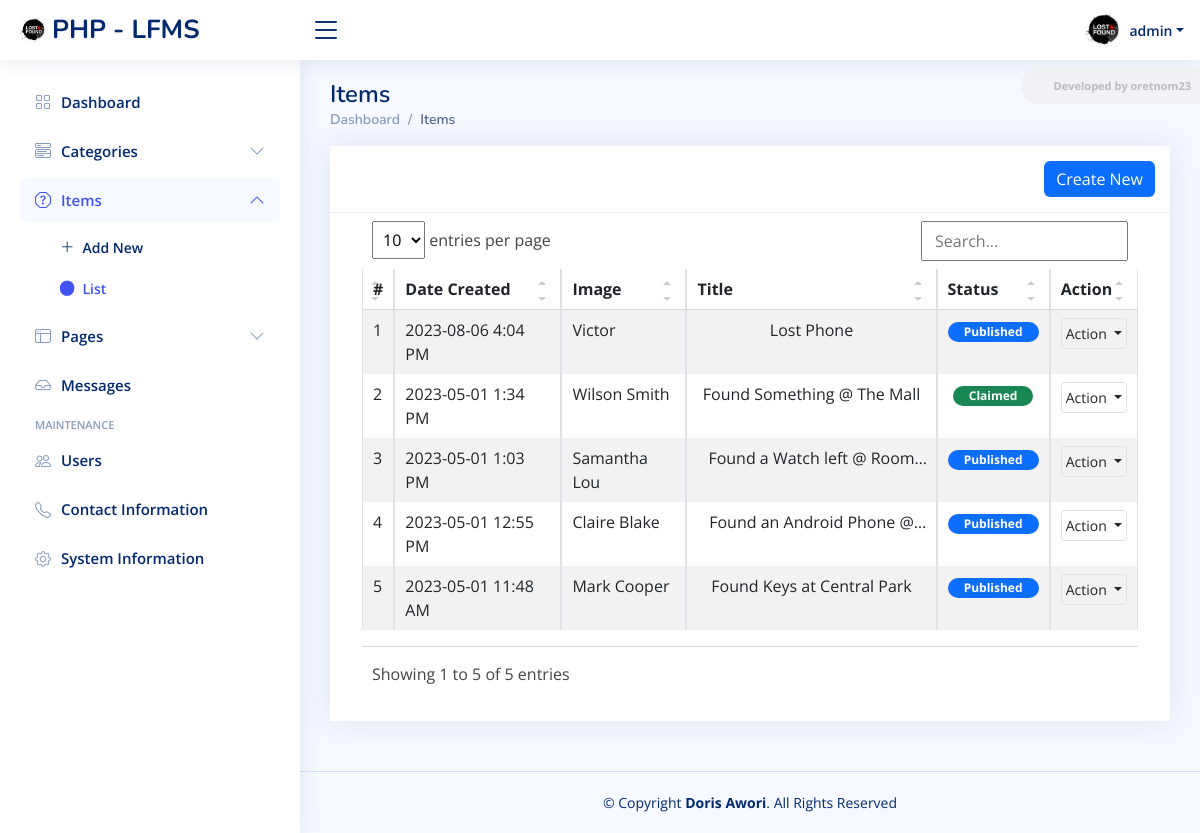
Screenshot of /admin/?page=items (signed in) with the database file from the repository.
### tables this page shows
CREATE TABLE `item_list` (
  `id` bigint(30) NOT NULL AUTO_INCREMENT,
  `category_id` bigint(30) NOT NULL,
  `fullname` text NOT NULL,
  `title` text NOT NULL,
  `description` text NOT NULL,
  `contact` text NOT NULL,
  `image_path` text DEFAULT NULL,
  `status` tinyint(1) NOT NULL DEFAULT 0,
  `created_at` datetime NOT NULL DEFAULT current_timestamp(),
  `updated` datetime DEFAULT NULL ON UPDATE current_timestamp(),
  PRIMARY KEY (`id`)
);

### admin/items/index.php (the view, shortened to what this page needs)
<div class="card card-outline rounded-0 card-navy">
	<div class="card-header ">
		<div class="card-tools d-flex justify-content-end">
			<a href="<?= base_url ?>admin?page=items/manage_item" id="create_new" class="btn btn-flat btn-primary bg-gradient-teal border-0 rounded00"><span class="fas fa-plus"></span>  Create New</a>
		</div>
	</div>
	<div class="card-body">
        <div class="container-fluid">
			<div class="table-responsive">
				<table class="table table-sm table-hover table-striped table-bordered" id="list">
					<colgroup>
						<col width="5%">
						<col width="20%">
						<col width="15%">
						<col width="35%">
						<col width="15">
						<col width="10%">
					</colgroup>
					<thead>
						<tr>
							<th>#</th>
							<th>Date Created</th>
							<th>Image</th>
							<th>Title</th>
							<th>Status</th>
							<th>Action</th>
						</tr>
					</thead>
					<tbody>
						<?php
						$i = 1;
						$qry = $conn->query("SELECT *, COALESCE((SELECT name FROM `category_list` where `category_list`.`id` = `item_list`.`category_id`  ), 'N/A') as category from `item_list` order by abs(unix_timestamp(`created_at`)) desc ");
						while($row = $qry->fetch_assoc()):
						?>
							<tr>
								<td class="align-items-center text-center"><?php echo $i++; ?></td>
								<td class="align-items-center"><?php echo date("Y-m-d g:i A",strtotime($row['created_at'])) ?></td>
								<td class="align-items-center"><?= $row['fullname'] ?></td>
								<td class="align-items-center"><p class="text-center truncate-1" style="max-width:250px"><?= $row['title'] ?></p></td>
								<td class="align-items-center justify-content-center text-center">
									<?php if($row['status'] == 1): ?>
										<span class="badge bg-primary px-3 rounded-pill">Published</span>
									<?php elseif($row['status'] == 2): ?>
										<span class="badge bg-success px-3 rounded-pill">Claimed</span>
									<?php else: ?>
										<span class="badge bg-secondary px-3 rounded-pill">Pending</span>
									<?php endif; ?>
								</td>
								<td class="align-items-center" align="center">
									<div class="dropdown">
										<button type="button" class="btn btn-flat p-1 btn-default btn-sm border dropdown-toggle dropdown-icon" data-bs-toggle="dropdown">
												Action
										</button>
									</div>
								</td>
							</tr>
						<?php endwhile; ?>
					</tbody>
				</table>
			</div>
		</div>
	</div>
</div>

### assets/css/style.css (style rules this page uses)
:root { scroll-behavior: smooth; }
body { font-family: "Open Sans", sans-serif; background: #f6f9ff; color: #444444; }
a { color: #4154f1; text-decoration: none; }
.card { margin-bottom: 30px; border: none; border-radius: 5px; box-shadow: 0px 0 30px rgba(1, 41, 112, 0.1); }
.card-header, .card-footer { border-color: #ebeef4; background-color: #fff; color: #798eb3; padding: 15px; }
.card-body { padding: 0 20px 20px 20px; }

### assets/css/custom.css (style rules this page uses)
.truncate-1 { overflow: hidden; text-overflow: ellipsis; display: -webkit-box; -webkit-line-clamp: 1; -webkit-box-orient: vertical; }
.table-responsive { overflow-x: unset; }

### rows the page displays
item_list: created_at "2023-08-06 4:04 PM", fullname "Victor", title "Lost Phone", status "Published"
item_list: created_at "2023-05-01 1:34 PM", fullname "Wilson Smith", title "Found Something @ The Mall", status "Claimed"
item_list: created_at "2023-05-01 1:03 PM", fullname "Samantha Lou", title "Found a Watch left @…", status "Published"
item_list: created_at "2023-05-01 12:55 PM", fullname "Claire Blake", title "Found an Android Phone…", status "Published"
item_list: created_at "2023-05-01 11:48 AM", fullname "Mark Cooper", title "Found Keys at Central Park", status "Published"

### other values shown
$_settings->info('short_name') "PHP - LFMS"
$_settings->userdata('username') "admin"
str_replace(['_', '/'], ' ', ($pageSplit[1] ?? $page)) "Items"
